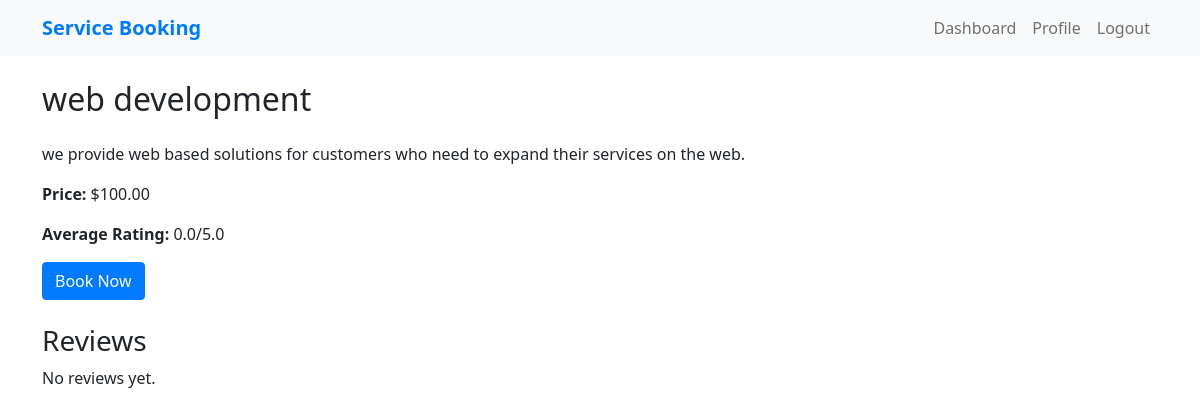
/booking/service/1/ (signed in), run on the app's committed database.
### booking/models.py (models this page shows, shortened)
class Service(models.Model):
    name = models.CharField(max_length=100)
    description = models.TextField()
    price = models.DecimalField(max_digits=10, decimal_places=2, validators=[MinValueValidator(0)])
    provider = models.ForeignKey(User, on_delete=models.CASCADE, related_name='services')
    average_rating = models.FloatField(default=0, validators=[MinValueValidator(0), MaxValueValidator(5)])

### booking/views.py (the view)
# urls.py: path('service/<int:service_id>/', views.service_detail, name='service_detail'),
@login_required
def service_detail(request, service_id):
    service = Service.objects.get(pk=service_id)
    reviews = Review.objects.filter(booking__service=service)
    return render(request, 'booking/service_detail.html', {'service': service, 'reviews': reviews})

### booking/templates/booking/service_detail.html
{% extends 'booking/base.html' %}
{% block content %}
<h2 class="mb-4">{{ service.name }}</h2>
<div class="row">
    <div class="col-md-8">
        <p>{{ service.description }}</p>
        <p><strong>Price:</strong> ${{ service.price }}</p>
        <p><strong>Average Rating:</strong> {{ service.average_rating|floatformat:1 }}/5.0</p>
        <a href="{% url 'booking:book_service' service.id %}" class="btn btn-primary">Book Now</a>
    </div>
</div>
<h3 class="mt-4">Reviews</h3>
<div class="list-group">
    {% for review in reviews %}
    <div class="list-group-item">
        <h5 class="mb-1">Rating: {{ review.rating }}/5</h5>
        <p class="mb-1">{{ review.comment }}</p>
        <small>Posted on {{ review.created_at }}</small>
    </div>
    {% empty %}
    <p>No reviews yet.</p>
    {% endfor %}
</div>
{% endblock %}

### booking/templates/booking/base.html (style rules this page uses)
.btn-primary { background-color: #007bff; border-color: #007bff; }

### data on the page
Service: name "web development", description "we provide web based solutions for customers who need to expand their services on the web.", price "100.00", average_rating "0.0"
